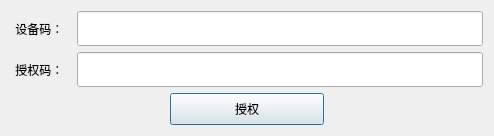
<?xml version="1.0" encoding="UTF-8"?>
<ui version="4.0">
 <class>RegisterDialog</class>
 <widget class="QDialog" name="RegisterDialog">
  <property name="geometry">
   <rect>
    <x>0</x>
    <y>0</y>
    <width>494</width>
    <height>136</height>
   </rect>
  </property>
  <property name="windowTitle">
   <string>授权</string>
  </property>
  <layout class="QGridLayout" name="gridLayout" rowstretch="7,3">
   <item row="1" column="1">
    <widget class="QPushButton" name="btnRegister">
     <property name="sizePolicy">
      <sizepolicy hsizetype="Expanding" vsizetype="Expanding">
       <horstretch>0</horstretch>
       <verstretch>0</verstretch>
      </sizepolicy>
     </property>
     <property name="text">
      <string>授权</string>
     </property>
    </widget>
   </item>
   <item row="1" column="0">
    <spacer name="horizontalSpacer">
     <property name="orientation">
      <enum>Qt::Horizontal</enum>
     </property>
     <property name="sizeHint" stdset="0">
      <size>
       <width>40</width>
       <height>20</height>
      </size>
     </property>
    </spacer>
   </item>
   <item row="1" column="2">
    <spacer name="horizontalSpacer_2">
     <property name="orientation">
      <enum>Qt::Horizontal</enum>
     </property>
     <property name="sizeHint" stdset="0">
      <size>
       <width>40</width>
       <height>20</height>
      </size>
     </property>
    </spacer>
   </item>
   <item row="0" column="0" colspan="3">
    <layout class="QHBoxLayout" name="horizontalLayout">
     <item>
      <layout class="QVBoxLayout" name="verticalLayout">
       <item>
        <widget class="QLabel" name="label">
         <property name="minimumSize">
          <size>
           <width>60</width>
           <height>0</height>
          </size>
         </property>
         <property name="text">
          <string>设备码： </string>
         </property>
         <property name="alignment">
          <set>Qt::AlignCenter</set>
         </property>
        </widget>
       </item>
       <item>
        <widget class="QLabel" name="label_2">
         <property name="text">
          <string>授权码： </string>
         </property>
         <property name="alignment">
          <set>Qt::AlignCenter</set>
         </property>
        </widget>
       </item>
      </layout>
     </item>
     <item>
      <layout class="QVBoxLayout" name="verticalLayout_2">
       <item>
        <widget class="QLineEdit" name="lineEditID">
         <property name="sizePolicy">
          <sizepolicy hsizetype="Expanding" vsizetype="Expanding">
           <horstretch>0</horstretch>
           <verstretch>0</verstretch>
          </sizepolicy>
         </property>
         <property name="readOnly">
          <bool>true</bool>
         </property>
        </widget>
       </item>
       <item>
        <widget class="QLineEdit" name="lineEditKey">
         <property name="sizePolicy">
          <sizepolicy hsizetype="Expanding" vsizetype="Expanding">
           <horstretch>0</horstretch>
           <verstretch>0</verstretch>
          </sizepolicy>
         </property>
        </widget>
       </item>
      </layout>
     </item>
    </layout>
   </item>
  </layout>
 </widget>
 <layoutdefault spacing="6" margin="11"/>
 <resources/>
 <connections/>
</ui>
